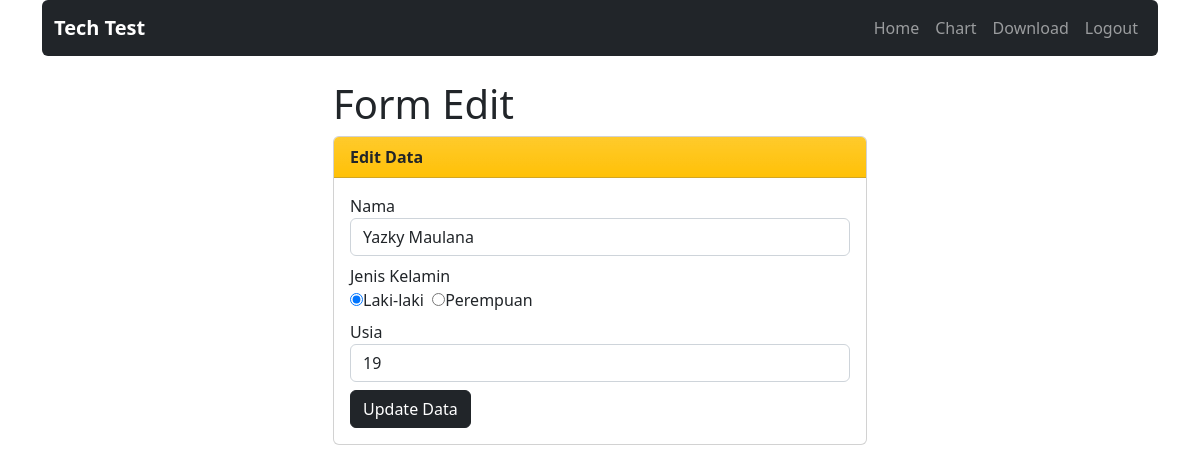
Page /dashboard/edit.php?id=11 (signed in) on the committed database.
### tables this page shows
CREATE TABLE `datateman` (
  `id` int(10) NOT NULL,
  `userId` int(10) NOT NULL,
  `nama` varchar(255) NOT NULL,
  `jenisKelamin` enum('Laki-laki','Perempuan') NOT NULL,
  `usia` int(10) NOT NULL
);

### dashboard/edit.php (the view, shortened to what this page needs)
<!DOCTYPE html>
<html lang="en">
<head>
    <link rel="stylesheet" type="text/css" href="../assets/css/bootstrap.min.css">
</head>
<body>
    <div class="container">
        <nav class="navbar navbar-expand-lg navbar-dark bg-dark rounded">
            <div class="container-fluid">
                <a class="navbar-brand fw-bolder" href="#">Tech Test</a>
                <div class="navbar-nav">
                    <a class="nav-link" href="index.php">Home</a>
                    <a class="nav-link" href="chart.php">Chart</a>
                    <a class="nav-link" href="download.php">Download</a>
                    <a class="nav-link" href="logout.php">Logout</a>
                </div>
            </div>
        </nav>
        <div class="container col-md-6 mt-4">
            <h1>Form Edit</h1>
            <div class="card">
                <div class="card-header bg-warning bg-gradient fw-semibold">
                    Edit Data
                </div>
                <div class="card-body">
                    <?php
		include('../config.php');
		$id = $_GET['id'];
		$data = mysqli_query($koneksi, "select * from datateman where id = '$id'");
		$row = mysqli_fetch_assoc($data);
		?>
                    <form action="" method="post" role="form">
                        <div class="form-group mb-2">
                            <label>Nama</label>
                            <input type="text" name="nama" class="form-control" value="<?= $row['nama']; ?>" required>
                        </div>
                        <div class="form-group mb-2">
                            <label>Jenis Kelamin</label><br>
                            <input type="radio" name="jenisKelamin" value="Laki-laki"
                                <?php if($row['jenisKelamin']=='Laki-laki') echo 'checked'?> required>Laki-laki
                            <input type="radio" class="ms-1" name="jenisKelamin" value="Perempuan"
                                <?php if($row['jenisKelamin']=='Perempuan') echo 'checked'?> required>Perempuan<br>
                        </div>
                        <div class="form-group mb-2">
                            <label>Usia</label>
                            <input type="number" class="form-control" name="usia" value="<?= $row['usia']; ?>"
                                required>
                        </div>
                        <button type="submit" class="btn btn-dark" name="submit" value="simpan">Update Data</button>
                    </form>
                </div>
            </div>
        </div>
    </div>
</body>
</html>

### rows in the picture
datateman: nama "Yazky Maulana", jenisKelamin "☑", usia "19"
